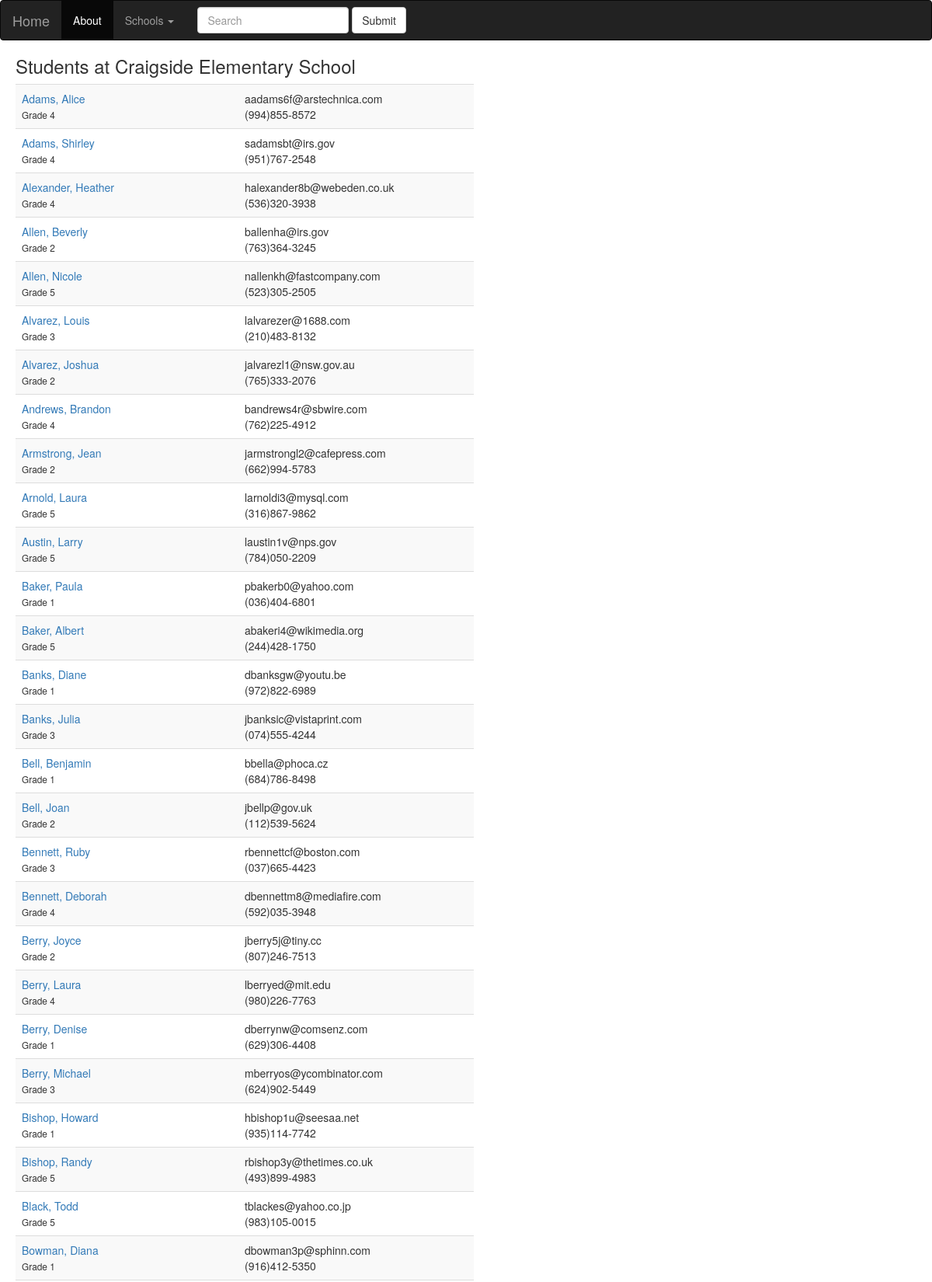
/districts/1/schools/1/students (upper part), run on the app's committed database.
### database_setup.py (models this page shows, shortened)
class School(Base):
    __tablename__ = 'school'
    id = Column(Integer, primary_key=True)
    name = Column(String(80), nullable=False)
    type = Column(String(250))
    principal = Column(String(250))
    address = Column(String(50))
    city = Column(String(50))
    state = Column(String(50))
    zip = Column(String(50))
    phone = Column(String(50))
    district_id = Column(Integer, ForeignKey('district.id'))
    district = relationship('District')

class Student(Base):
    __tablename__ = 'student'
    id = Column(Integer, primary_key=True)
    first_name = Column(String(40), nullable=False)
    last_name = Column(String(40), nullable=False)
    grade = Column(String(50))
    address = Column(String(50))
    city = Column(String(50))
    state = Column(String(50))
    zip = Column(String(50))
    phone = Column(String(50))
    email = Column(String(50))
    school_id = Column(Integer, ForeignKey('school.id'))
    school = relationship(School)
    sections = relationship('Section', secondary='enrollment')

### schools.py (the view)
@app.route('/districts/<int:district_id>/schools/<int:school_id>/students')
def showAllStudents(district_id, school_id):
    school = session.query(School).filter_by(id=school_id).one()
    students = session.query(Student).filter_by(school_id=school_id).all()
    return render_template('students.html', district_id=district_id, school=school, students=students)

### templates/students.html (shortened to what this page needs)
{% extends "base.html" %}
{% block content %}
<h3>Students at {{school.name}}</h3>
<table class="table table-striped" style="width:50%">
{% for student in students %}
<tr>
	<td>
		<table style="width:100%">
			<tr>
				<td style="width:50%"><a href='{{url_for('showStudent', district_id=district_id, school_id=school.id, student_id=student.id)}}'>{{student.last_name}}, {{student.first_name}}</a></td>
				<td style="width:50%">{{student.email}}</td>
			</tr>
			<tr>
				<td class="details">Grade {{student.grade}}</td>
				<td>{{student.phone}}</td>
			</tr>
		</table>
	</td>
</tr>
{% endfor %}
</table>
{% endblock %}

### templates/base.html (style rules this page uses)
.details { font-size:85%; }

### data on the page
School: name "Craigside Elementary School"
Student: last_name "Adams", first_name "Alice", email "aadams6f@arstechnica.com", grade "4", phone "(994)855-8572"
Student: last_name "Adams", first_name "Shirley", email "sadamsbt@irs.gov", grade "4", phone "(951)767-2548"
Student: last_name "Alexander", first_name "Heather", email "halexander8b@webeden.co.uk", grade "4", phone "(536)320-3938"
Student: last_name "Allen", first_name "Beverly", email "ballenha@irs.gov", grade "2", phone "(763)364-3245"
Student: last_name "Allen", first_name "Nicole", email "nallenkh@fastcompany.com", grade "5", phone "(523)305-2505"
Student: last_name "Alvarez", first_name "Louis", email "lalvarezer@1688.com", grade "3", phone "(210)483-8132"
Student: last_name "Alvarez", first_name "Joshua", email "jalvarezl1@nsw.gov.au", grade "2", phone "(765)333-2076"
Student: last_name "Andrews", first_name "Brandon", email "bandrews4r@sbwire.com", grade "4", phone "(762)225-4912"
Student: last_name "Armstrong", first_name "Jean", email "jarmstrongl2@cafepress.com", grade "2", phone "(662)994-5783"
Student: last_name "Arnold", first_name "Laura", email "larnoldi3@mysql.com", grade "5", phone "(316)867-9862"
Student: last_name "Austin", first_name "Larry", email "laustin1v@nps.gov", grade "5", phone "(784)050-2209"
Student: last_name "Baker", first_name "Paula", email "pbakerb0@yahoo.com", grade "1", phone "(036)404-6801"
Student: last_name "Baker", first_name "Albert", email "abakeri4@wikimedia.org", grade "5", phone "(244)428-1750"
Student: last_name "Banks", first_name "Diane", email "dbanksgw@youtu.be", grade "1", phone "(972)822-6989"
Student: last_name "Banks", first_name "Julia", email "jbanksic@vistaprint.com", grade "3", phone "(074)555-4244"
Student: last_name "Bell", first_name "Benjamin", email "bbella@phoca.cz", grade "1", phone "(684)786-8498"
Student: last_name "Bell", first_name "Joan", email "jbellp@gov.uk", grade "2", phone "(112)539-5624"
Student: last_name "Bennett", first_name "Ruby", email "rbennettcf@boston.com", grade "3", phone "(037)665-4423"
Student: last_name "Bennett", first_name "Deborah", email "dbennettm8@mediafire.com", grade "4", phone "(592)035-3948"
Student: last_name "Berry", first_name "Joyce", email "jberry5j@tiny.cc", grade "2", phone "(807)246-7513"
Student: last_name "Berry", first_name "Laura", email "lberryed@mit.edu", grade "4", phone "(980)226-7763"
Student: last_name "Berry", first_name "Denise", email "dberrynw@comsenz.com", grade "1", phone "(629)306-4408"
Student: last_name "Berry", first_name "Michael", email "mberryos@ycombinator.com", grade "3", phone "(624)902-5449"
Student: last_name "Bishop", first_name "Howard", email "hbishop1u@seesaa.net", grade "1", phone "(935)114-7742"
Student: last_name "Bishop", first_name "Randy", email "rbishop3y@thetimes.co.uk", grade "5", phone "(493)899-4983"
Student: last_name "Black", first_name "Todd", email "tblackes@yahoo.co.jp", grade "5", phone "(983)105-0015"
Student: last_name "Bowman", first_name "Diana", email "dbowman3p@sphinn.com", grade "1", phone "(916)412-5350"
